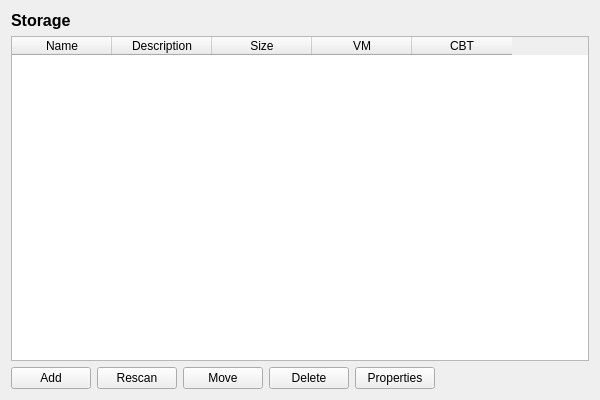
<?xml version="1.0" encoding="UTF-8"?>
<ui version="4.0">
 <class>SrStorageTabPage</class>
 <widget class="QWidget" name="SrStorageTabPage">
  <property name="geometry">
   <rect>
    <x>0</x>
    <y>0</y>
    <width>600</width>
    <height>400</height>
   </rect>
  </property>
  <property name="windowTitle">
   <string>Storage</string>
  </property>
  <layout class="QVBoxLayout" name="verticalLayout">
   <item>
    <widget class="QLabel" name="titleLabel">
     <property name="text">
      <string>Storage</string>
     </property>
     <property name="font">
      <font>
       <pointsize>12</pointsize>
       <weight>75</weight>
       <bold>true</bold>
      </font>
     </property>
    </widget>
   </item>
   <item>
    <widget class="QTableWidget" name="storageTable">
     <property name="alternatingRowColors">
      <bool>true</bool>
     </property>
     <property name="selectionMode">
      <enum>QAbstractItemView::ExtendedSelection</enum>
     </property>
     <property name="selectionBehavior">
      <enum>QAbstractItemView::SelectRows</enum>
     </property>
     <property name="contextMenuPolicy">
      <enum>Qt::CustomContextMenu</enum>
     </property>
     <column>
      <property name="text">
       <string>Name</string>
      </property>
     </column>
     <column>
      <property name="text">
       <string>Description</string>
      </property>
     </column>
     <column>
      <property name="text">
       <string>Size</string>
      </property>
     </column>
     <column>
      <property name="text">
       <string>VM</string>
      </property>
     </column>
     <column>
      <property name="text">
       <string>CBT</string>
      </property>
     </column>
    </widget>
   </item>
   <item>
    <layout class="QHBoxLayout" name="buttonLayout">
     <item>
      <widget class="QPushButton" name="addButton">
       <property name="text">
        <string>Add</string>
       </property>
      </widget>
     </item>
     <item>
      <widget class="QPushButton" name="rescanButton">
       <property name="text">
        <string>Rescan</string>
       </property>
      </widget>
     </item>
     <item>
      <widget class="QPushButton" name="moveButton">
       <property name="text">
        <string>Move</string>
       </property>
      </widget>
     </item>
     <item>
      <widget class="QPushButton" name="deleteButton">
       <property name="text">
        <string>Delete</string>
       </property>
      </widget>
     </item>
     <item>
      <widget class="QPushButton" name="editButton">
       <property name="text">
        <string>Properties</string>
       </property>
      </widget>
     </item>
     <item>
      <spacer name="buttonSpacer">
       <property name="orientation">
        <enum>Qt::Horizontal</enum>
       </property>
       <property name="sizeHint" stdset="0">
        <size>
         <width>40</width>
         <height>20</height>
        </size>
       </property>
      </spacer>
     </item>
    </layout>
   </item>
  </layout>
 </widget>
 <resources/>
 <connections/>
</ui>
